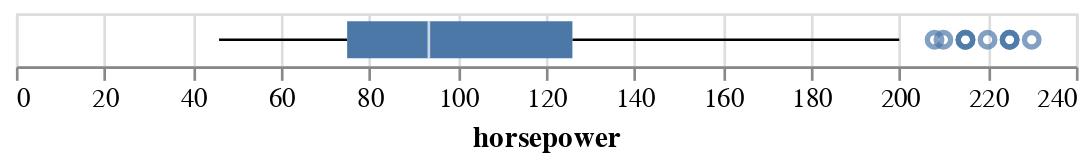

The code cell stored with this chart in its notebook:
### Code cell
# altair
alt.Chart(mpg).mark_boxplot().encode(
    x='horsepower')

### Figure 1 — Vega-Lite specification as saved in the notebook (floating-point values rounded to 4 significant figures; data arrays with more than 128 entries replaced by an {"elided": "..."} marker saying what was removed)
{"config": {"view": {"continuousWidth": 400, "continuousHeight": 300}}, "data": {"name": "data-f1198cc0481ad698d7dc4699e0a3efa7"}, "mark": "boxplot", "encoding": {"x": {"field": "horsepower", "type": "quantitative"}}, "$schema": "https://vega.github.io/schema/vega-lite/v4.17.0.json", "datasets": {"data-f1198cc0481ad698d7dc4699e0a3efa7": {"elided": "398 records"}}}
